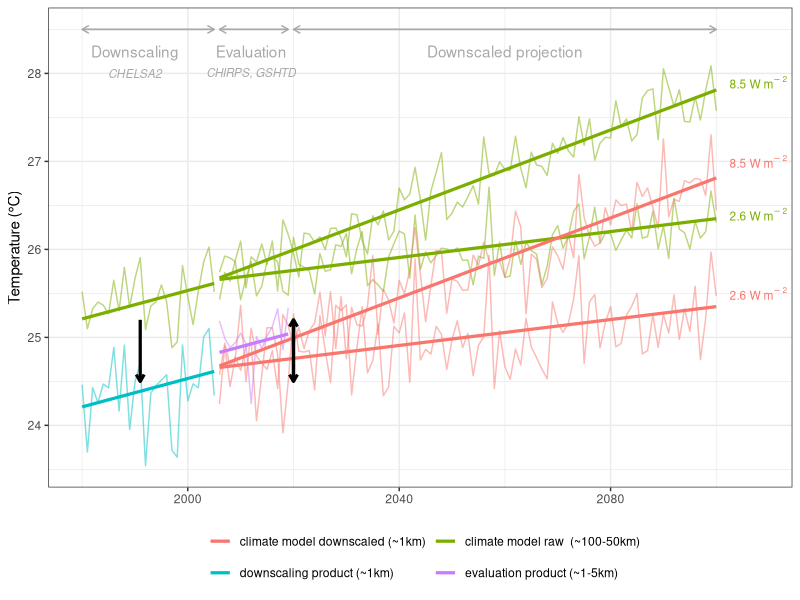
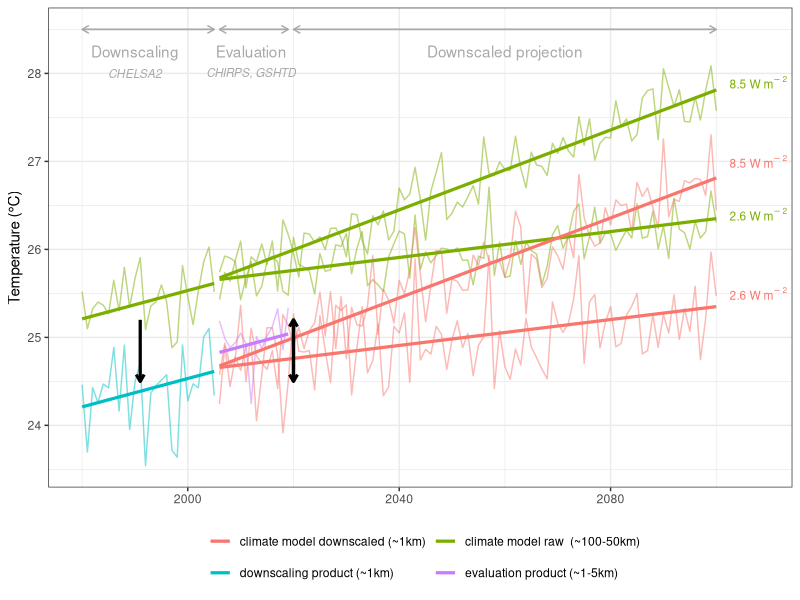

Generate these figures, in order, with R:
## ---- chunk 1
#| message: false
#| warning: false
#| fig-cap: "Fig. 1. Study scheme. We first downscaled CMIP6 global climate models (GCMs, ~100km) and CORDEX regional climate models (RCMs, ~50km) for scenarios 2.6 and 8.5 against CHELSA2 (~1km) using bias correction with monthly means of the period 1980-2005. Bias correction consists of adding interpolated differences (anomalies) between climate model predictions to the baseline (here CHELSA2). We then assessed the downscaled projections against monthly means of precipitation (CHIRPS, ~5km) and temperature (GSHTD, ~1km) for the period 2006-2019. Finally, we projected the potential future tropical moist forest (TMF) climate niche for all models and scenarios for the period 2070-2100." #nolint
library(tidyverse)
set.seed(42)
arrow_height <- 28.5
delta_bc <- -1
sd_trajs <- 0.2266
hist_cm <- data.frame(
  year = 1980:2005,
  period = "historical",
  experiment = "historical",
  product = "climate model raw  (~100-50km)"
) %>%
  mutate(mean_temperature = -6.717360 + 0.016125 * year) %>%
  mutate(temperature = mean_temperature + rnorm(n(), 0, sd = sd_trajs))
hist_ref <- hist_cm %>%
  mutate(product = "downscaling product (~1km)") %>%
  mutate(mean_temperature = mean_temperature + delta_bc) %>%
  mutate(temperature = temperature + delta_bc + rnorm(n(), 0, sd = sd_trajs))
eval_ref <- data.frame(
  year = 2006:2019,
  period = "evaluation",
  experiment = "historical",
  product = "evaluation product (~1-5km)"
) %>%
  mutate(mean_temperature = -6.717360 + 0.016125 * year - 0.8) %>%
  mutate(temperature = mean_temperature + rnorm(n(), 0, sd = 0.2266))

proj_26_cm <- data.frame(
  year = 2006:2100,
  period = "projection",
  experiment = "2.6",
  product = "climate model raw  (~100-50km)"
) %>%
  mutate(mean_temperature = 10.9 + 7.357e-03 * year) %>%
  mutate(temperature = mean_temperature + rnorm(n(), 0, sd = 0.2492))
proj_85_cm <- data.frame(
  year = 2006:2100,
  period = "projection",
  experiment = "8.5",
  product = "climate model raw  (~100-50km)"
) %>%
  mutate(mean_temperature = -19.9 + 2.272e-02 * year) %>%
  mutate(temperature = mean_temperature + rnorm(n(), 0, sd = 0.2285))
proj_26_ds <- proj_26_cm %>%
  mutate(product = "climate model downscaled (~1km)") %>%
  mutate(mean_temperature = mean_temperature + delta_bc) %>%
  mutate(temperature = temperature + delta_bc + rnorm(n(), 0, sd = sd_trajs))
proj_85_ds <- proj_85_cm %>%
  mutate(product = "climate model downscaled (~1km)") %>%
  mutate(mean_temperature = mean_temperature + delta_bc) %>%
  mutate(temperature = temperature + delta_bc + rnorm(n(), 0, sd = sd_trajs))
g <- bind_rows(
  hist_cm,
  hist_ref,
  eval_ref,
  proj_26_cm,
  proj_85_cm,
  proj_26_ds,
  proj_85_ds
) %>%
  ggplot(aes(x = year)) +
  geom_line(aes(
    y = temperature, col = product,
    group = paste(period, experiment, product)
  ), alpha = .5) +
  geom_line(aes(
    y = mean_temperature, col = product,
    group = paste(period, experiment, product)
  ), linewidth = 1.1) +
  theme_bw() +
  ylab("Temperature (°C)") +
  scale_colour_discrete("") +
  theme(legend.position = "bottom", axis.title.x = element_blank()) +
  geom_segment(aes(x = x, y = y, xend = xend, yend = yend),
    col = "darkgrey",
    data.frame(
      x = 1980, xend = 2005,
      y = arrow_height, yend = arrow_height
    ),
    arrow = arrow(length = unit(0.2, "cm"))
  ) +
  geom_segment(aes(x = x, y = y, xend = xend, yend = yend),
    col = "darkgrey",
    data.frame(
      x = 2005, xend = 1980,
      y = arrow_height, yend = arrow_height
    ),
    arrow = arrow(length = unit(0.2, "cm"))
  ) +
  geom_segment(aes(x = x, y = y, xend = xend, yend = yend),
    col = "darkgrey",
    data.frame(
      x = 2006, xend = 2019,
      y = arrow_height, yend = arrow_height
    ),
    arrow = arrow(length = unit(0.2, "cm"))
  ) +
  geom_segment(aes(x = x, y = y, xend = xend, yend = yend),
    col = "darkgrey",
    data.frame(
      x = 2019, xend = 2006,
      y = arrow_height, yend = arrow_height
    ),
    arrow = arrow(length = unit(0.2, "cm"))
  ) +
  geom_segment(aes(x = x, y = y, xend = xend, yend = yend),
    col = "darkgrey",
    data.frame(
      x = 2020, xend = 2100,
      y = arrow_height, yend = arrow_height
    ),
    arrow = arrow(length = unit(0.2, "cm"))
  ) +
  geom_segment(aes(x = x, y = y, xend = xend, yend = yend),
    col = "darkgrey",
    data.frame(
      x = 2100, xend = 2020,
      y = arrow_height, yend = arrow_height
    ),
    arrow = arrow(length = unit(0.2, "cm"))
  ) +
  annotate("text",
    x = 1990, y = arrow_height - 0.25,
    label = "Downscaling", col = "darkgrey"
  ) +
  annotate("text",
    x = 1990, y = arrow_height - 0.5,
    label = "italic('CHELSA2')",
    parse = TRUE, size = 3, col = "darkgrey"
  ) +
  annotate("text",
    x = 2012, y = arrow_height - 0.25,
    label = "Evaluation", col = "darkgrey"
  ) +
  annotate("text",
    x = 2012, y = arrow_height - 0.5,
    label = "italic('CHIRPS, GSHTD')",
    parse = TRUE, size = 3, col = "darkgrey"
  ) +
  annotate("text",
    x = 2060, y = arrow_height - 0.25,
    label = "Downscaled projection", col = "darkgrey"
  ) +
  geom_segment(aes(x = x, y = y, xend = xend, yend = yend),
    col = "black", size = 1.1,
    data.frame(
      x = 1991, xend = 1991,
      y = 25.2, yend = 24.5
    ),
    arrow = arrow(length = unit(0.2, "cm"))
  ) +
  geom_segment(aes(x = x, y = y, xend = xend, yend = yend),
    col = "black", size = 1.1,
    data.frame(
      x = 2020, xend = 2020,
      y = 24.5, yend = 25.2
    ),
    arrow = arrow(length = unit(0.2, "cm"))
  ) +
  geom_segment(aes(x = x, y = y, xend = xend, yend = yend),
    col = "black", size = 1.1,
    data.frame(
      x = 2020, xend = 2020,
      y = 25.2, yend = 24.5
    ),
    arrow = arrow(length = unit(0.2, "cm"))
  ) +
  guides(col = guide_legend(nrow = 2, byrow = TRUE)) +
  annotate("text",
    x = 2108, y = 27.9,
    label = "8.5~W~m^{-~2}", parse = TRUE, col = "#7cae00", size = 3
  ) +
  annotate("text",
    x = 2108, y = 26.4,
    label = "2.6~W~m^{-~2}", parse = TRUE, col = "#7cae00", size = 3
  ) +
  annotate("text",
    x = 2108, y = 27,
    label = "8.5~W~m^{-~2}", parse = TRUE, col = "#f8766d", size = 3
  ) +
  annotate("text",
    x = 2108, y = 25.5,
    label = "2.6~W~m^{-~2}", parse = TRUE, col = "#f8766d", size = 3
  )
ggsave("figures/f01.png", g, bg = "white", dpi = 800, height = 4, width = 7)
g
